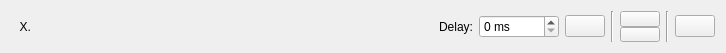
<?xml version="1.0" encoding="UTF-8"?>
<ui version="4.0">
 <class>DelayWidget</class>
 <widget class="QWidget" name="DelayWidget">
  <property name="geometry">
   <rect>
    <x>0</x>
    <y>0</y>
    <width>726</width>
    <height>53</height>
   </rect>
  </property>
  <property name="sizePolicy">
   <sizepolicy hsizetype="Expanding" vsizetype="Minimum">
    <horstretch>0</horstretch>
    <verstretch>0</verstretch>
   </sizepolicy>
  </property>
  <property name="minimumSize">
   <size>
    <width>0</width>
    <height>40</height>
   </size>
  </property>
  <property name="maximumSize">
   <size>
    <width>16777215</width>
    <height>60</height>
   </size>
  </property>
  <property name="windowTitle">
   <string>Form</string>
  </property>
  <property name="autoFillBackground">
   <bool>true</bool>
  </property>
  <property name="styleSheet">
   <string notr="true">QWidget {
	#this does break dark mode stupid me
	#background-color: white;
}
</string>
  </property>
  <layout class="QHBoxLayout" name="horizontalLayout">
   <item>
    <widget class="QLabel" name="label">
     <property name="sizePolicy">
      <sizepolicy hsizetype="Minimum" vsizetype="Preferred">
       <horstretch>0</horstretch>
       <verstretch>0</verstretch>
      </sizepolicy>
     </property>
     <property name="minimumSize">
      <size>
       <width>20</width>
       <height>0</height>
      </size>
     </property>
     <property name="text">
      <string>X.</string>
     </property>
     <property name="alignment">
      <set>Qt::AlignRight|Qt::AlignTrailing|Qt::AlignVCenter</set>
     </property>
    </widget>
   </item>
   <item>
    <spacer name="horizontalSpacer">
     <property name="orientation">
      <enum>Qt::Horizontal</enum>
     </property>
     <property name="sizeHint" stdset="0">
      <size>
       <width>40</width>
       <height>20</height>
      </size>
     </property>
    </spacer>
   </item>
   <item>
    <widget class="QLabel" name="label_2">
     <property name="text">
      <string>Delay:</string>
     </property>
     <property name="alignment">
      <set>Qt::AlignRight|Qt::AlignTrailing|Qt::AlignVCenter</set>
     </property>
    </widget>
   </item>
   <item>
    <widget class="QSpinBox" name="spinBox">
     <property name="suffix">
      <string> ms</string>
     </property>
     <property name="maximum">
      <number>10000</number>
     </property>
    </widget>
   </item>
   <item>
    <widget class="QPushButton" name="clearButton">
     <property name="icon">
      <iconset theme="edit-clear">
       <normaloff>.</normaloff>.</iconset>
     </property>
    </widget>
   </item>
   <item>
    <widget class="Line" name="line_2">
     <property name="orientation">
      <enum>Qt::Vertical</enum>
     </property>
    </widget>
   </item>
   <item>
    <layout class="QVBoxLayout" name="verticalLayout">
     <property name="spacing">
      <number>0</number>
     </property>
     <item>
      <widget class="QPushButton" name="moveUp">
       <property name="icon">
        <iconset theme="go-up">
         <normaloff>.</normaloff>.</iconset>
       </property>
      </widget>
     </item>
     <item>
      <widget class="QPushButton" name="moveDown">
       <property name="icon">
        <iconset theme="go-down">
         <normaloff>.</normaloff>.</iconset>
       </property>
      </widget>
     </item>
    </layout>
   </item>
   <item>
    <widget class="Line" name="line">
     <property name="orientation">
      <enum>Qt::Vertical</enum>
     </property>
    </widget>
   </item>
   <item>
    <widget class="QPushButton" name="delButton">
     <property name="icon">
      <iconset theme="list-remove">
       <normaloff>.</normaloff>.</iconset>
     </property>
    </widget>
   </item>
  </layout>
 </widget>
 <resources/>
 <connections>
  <connection>
   <sender>delButton</sender>
   <signal>clicked()</signal>
   <receiver>DelayWidget</receiver>
   <slot>_remove()</slot>
   <hints>
    <hint type="sourcelabel">
     <x>707</x>
     <y>30</y>
    </hint>
    <hint type="destinationlabel">
     <x>668</x>
     <y>0</y>
    </hint>
   </hints>
  </connection>
  <connection>
   <sender>moveDown</sender>
   <signal>clicked()</signal>
   <receiver>DelayWidget</receiver>
   <slot>_moveDown()</slot>
   <hints>
    <hint type="sourcelabel">
     <x>661</x>
     <y>28</y>
    </hint>
    <hint type="destinationlabel">
     <x>629</x>
     <y>0</y>
    </hint>
   </hints>
  </connection>
  <connection>
   <sender>moveUp</sender>
   <signal>clicked()</signal>
   <receiver>DelayWidget</receiver>
   <slot>_moveUp()</slot>
   <hints>
    <hint type="sourcelabel">
     <x>624</x>
     <y>33</y>
    </hint>
    <hint type="destinationlabel">
     <x>593</x>
     <y>0</y>
    </hint>
   </hints>
  </connection>
 </connections>
 <slots>
  <slot>_remove()</slot>
  <slot>_moveUp()</slot>
  <slot>_moveDown()</slot>
 </slots>
</ui>
